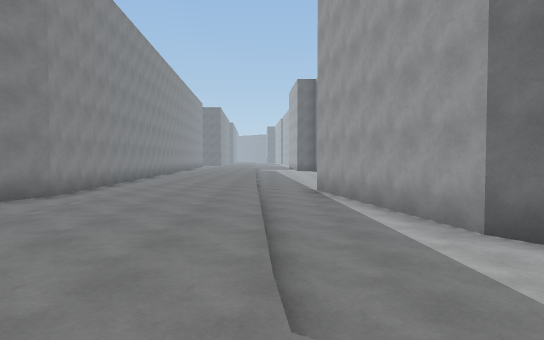
View 1 (above)

16 first-person views from a walk through a scene from a Unity 3-D project. The camera is 1.5 m above the floor, tilts 2° down and sees 75° across. The floor is counted in squares, 2 m on a side. Each view is taken from the middle of a square. On the plan, view 1 faces up. The plan holds only what a view shows up to about 11 squares ahead; the rest is blank. The place goes on beyond the plan.

View 2
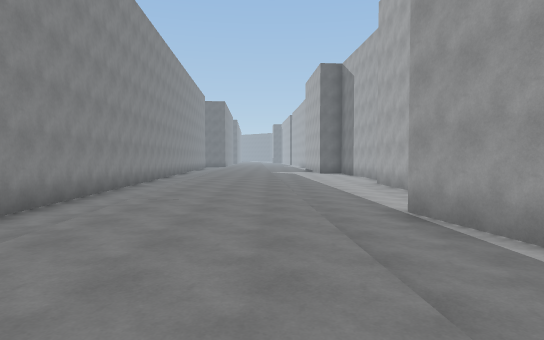

View 3
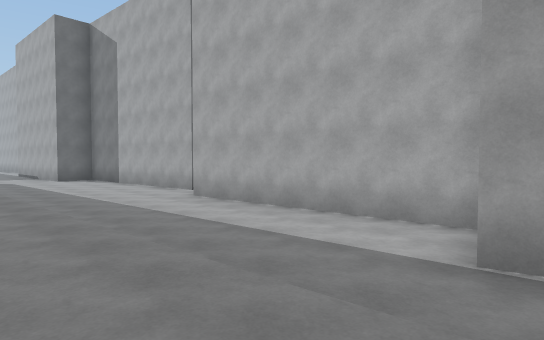

View 4
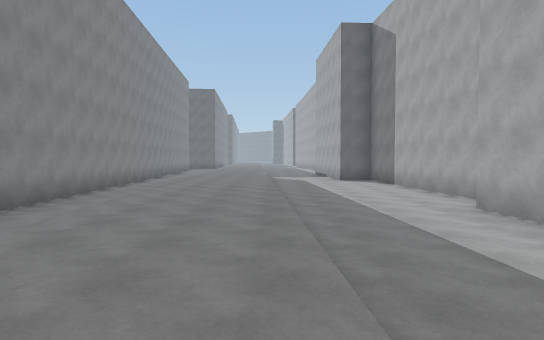

View 5
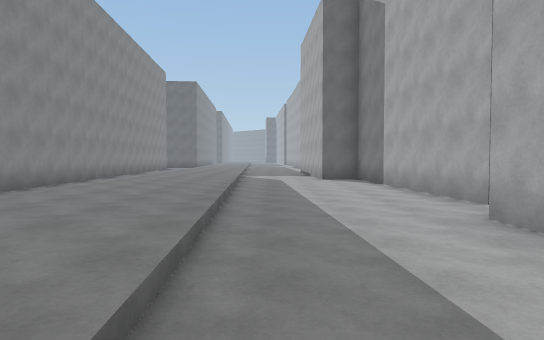

View 6
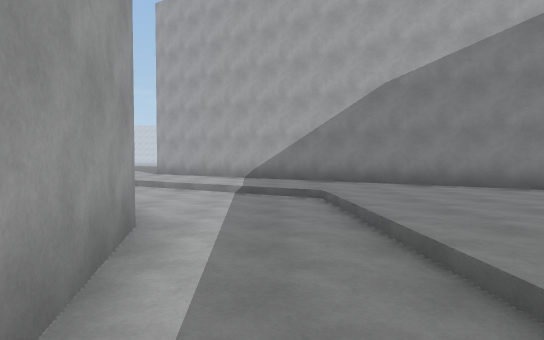

View 7
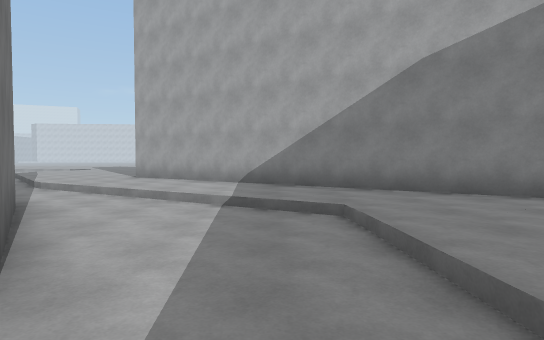

View 8
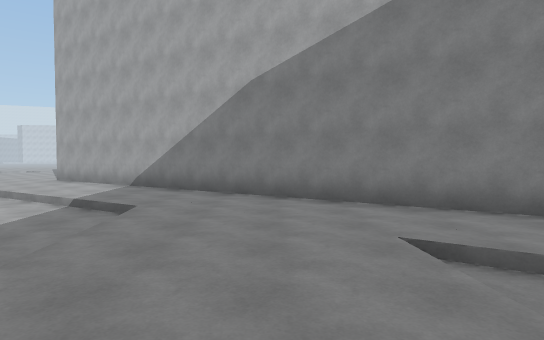

View 9
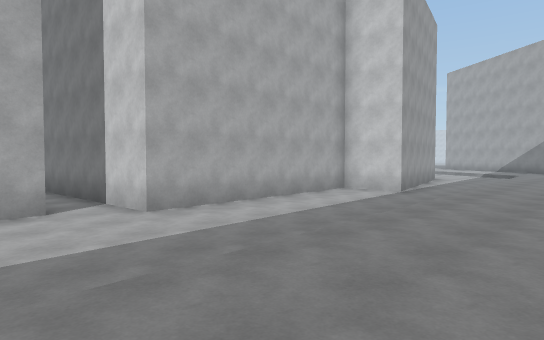

View 10
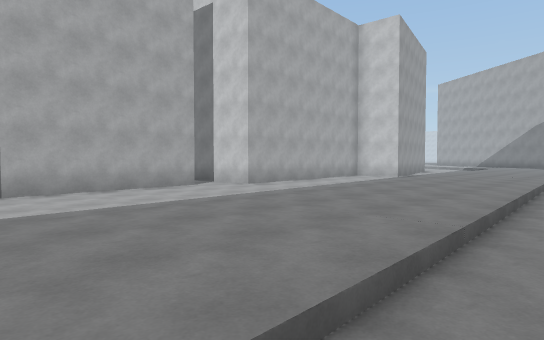

View 11
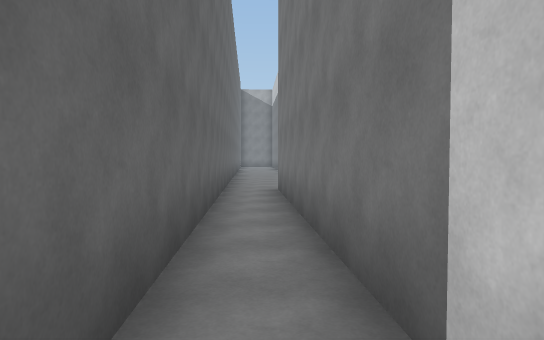

View 12
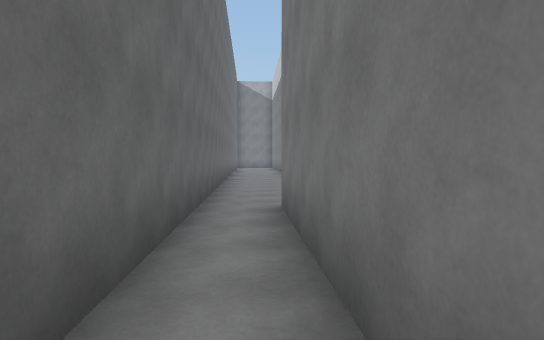

View 13
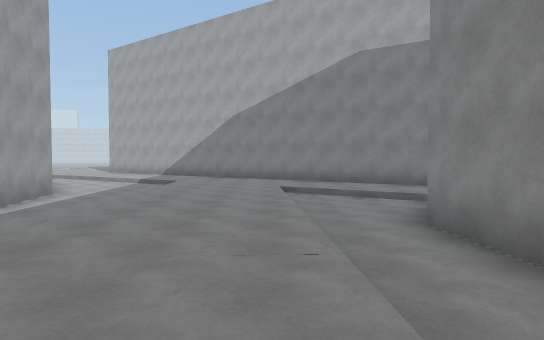

View 14
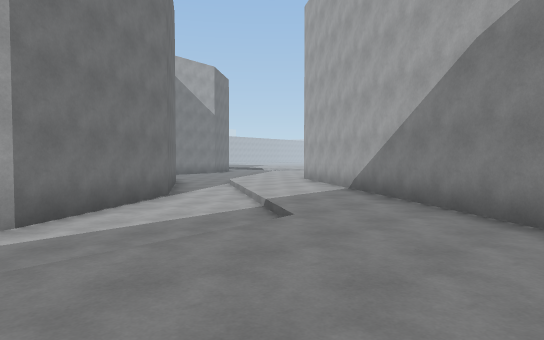

View 15
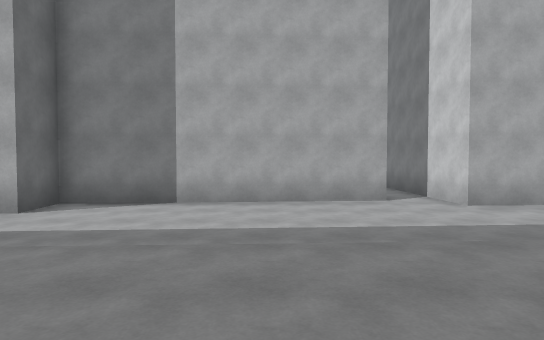

View 16
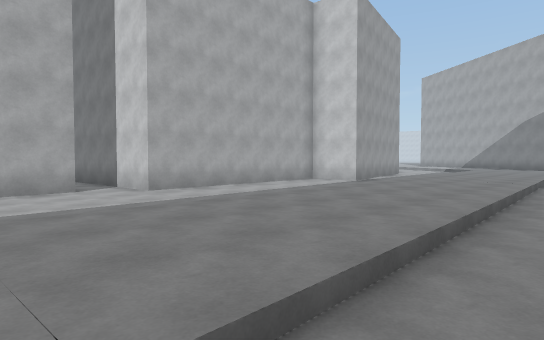

### Floor plan
Key: @ floor where view 1 was taken; # wall or solid block; . main floor; : floor 0.25 m higher than the main floor; / step, stairs or slope.
Columns run from 5 left of view 1 to 11 right of it. Each row starts with its distance up from view 1.
 23 ./::/...#
 22 ./::/...#
 21 ./::/...##
 20 ./::/....#
 19 ./::/....#
 18 ./::/....########
 17 ./::/...........#
 16 ./:::...#########
 15 ./:::...#
 14 ..:::...#
 13 ..:::...#
 12 ..:::...#
 11 ..:::...#
 10 ..:::..##
  9 #.:::..#
  8 #.:::..#
  7 ..:::..#
  6 ..:::/.##
  5 /.:::/..#
  4 ://::/..##
  3 :::::/...#
  2 #::::/...##
  1 ###:::/...##
  0   ##:@://..##
 -1    ##::::/..
 -2     ###::::/.
 -3       ##::::/
 -4        ###:::/
 -5          ##:::

Positions as (right, up) in squares from view 1, and headings:
1: (0, 0), facing up
2: (-1, 4), facing up
3: (-2, 9), facing up-right
4: (-1, 10), facing up
5: (0, 12), facing up
6: (1, 8), facing down
7: (1, 6), facing down
8: (-2, 7), facing down
9: (-3, 19), facing down-right
10: (-5, 23), facing down-right
11: (3, 17), facing right
12: (6, 17), facing right
13: (-3, 13), facing down
14: (-3, 5), facing down-right
15: (-4, 20), facing right
16: (-5, 20), facing down-right
